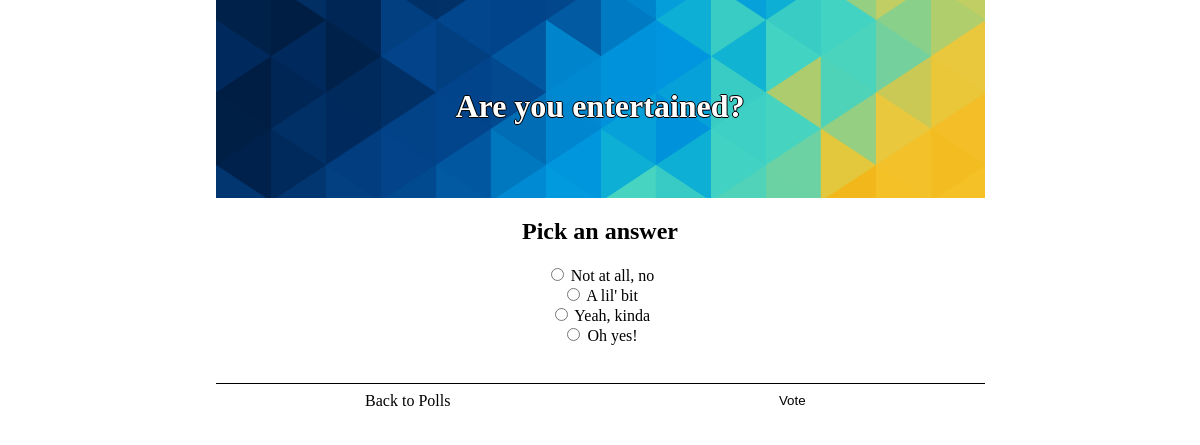
Page /polls/3/ on the committed database.
### polls/models.py (models this page shows, shortened)
class Question(models.Model):
    question_text = models.CharField(max_length=200)
    pub_date = models.DateTimeField('date published')
    def was_published_recently(self):
        now=timezone.now();
        return  now-datetime.timedelta(days=1) <= self.pub_date <= now
    was_published_recently.admin_order_field = 'pub_date'
    was_published_recently.boolean = True
    was_published_recently.short_description = 'Published recently?'

class Choice(models.Model):
    question = models.ForeignKey(Question, on_delete=models.CASCADE)
    choice_text = models.CharField(max_length=200)
    votes = models.IntegerField(default=0)

### polls/views.py (the view)
# urls.py: url(r'^(?P<pk>[0-9]+)/$', views.DetailView.as_view(), name='detail'),
class DetailView(generic.DetailView):
    model = Question
    template_name = "polls/detail.html"
    def get_queryset(self):
        return Question.objects.filter(pub_date__lte=timezone.now())

### polls/templates/polls/detail.html (shortened to what this page needs)
{% extends "polls/base.html" %}
{% load staticfiles %}
{% block header %}
    <h1>{{ question.question_text }}</h1>
{% endblock %}
{%block container %}
    <h2> Pick an answer </h2>
    <form action="{% url 'polls:vote' question.id %}" method="post" id="voteForm">
    {% for choice in question.choice_set.all %}
        <input type="radio" name="choice" id="choice{{ forloop.counter }}" value="{{ choice.id }}" />
        <label for="choice{{ forloop.counter }}">{{ choice.choice_text }}</label><br />
    {% endfor %}
    <br>
    </form>
{% endblock %}
{% block rAction %}
    <button class="actionButton rbutton" type="submit" form="voteForm">
            Vote
    </button>
{% endblock %}

### polls/static/polls/style.css (style rules this page uses)
.content a, h1 { text-align: center; text-decoration: none; }
.headerh1 h1 { margin:0px; padding:0px; }
.actionButton { background-color: white; border: none; cursor:pointer; text-align: center; width:100%; padding-top:8px; padding-bottom:8px; text-decoration: none; color:black; }
.rbutton { order:1; }
@media screen and (min-width: 426px) { .actionButton { width:50%; } }
@media screen and (min-width: 426px) { .rbutton { order:2; } }

### rows in the picture
Question: question_text "Are you entertained?"
Choice: choice_text "Not at all, no"
Choice: choice_text "A lil' bit"
Choice: choice_text "Yeah, kinda"
Choice: choice_text "Oh yes!"
